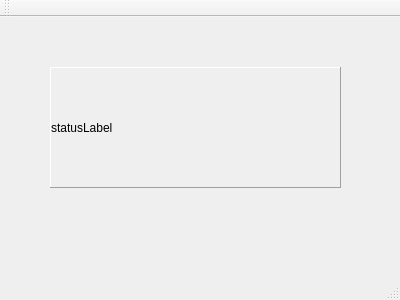
<?xml version="1.0" encoding="UTF-8"?>
<ui version="4.0">
 <class>MainWindow</class>
 <widget class="QMainWindow" name="MainWindow">
  <property name="geometry">
   <rect>
    <x>0</x>
    <y>0</y>
    <width>400</width>
    <height>300</height>
   </rect>
  </property>
  <property name="windowTitle">
   <string>MainWindow</string>
  </property>
  <widget class="QWidget" name="centralWidget">
   <widget class="QLabel" name="label">
    <property name="geometry">
     <rect>
      <x>50</x>
      <y>50</y>
      <width>291</width>
      <height>121</height>
     </rect>
    </property>
    <property name="frameShape">
     <enum>QFrame::Panel</enum>
    </property>
    <property name="frameShadow">
     <enum>QFrame::Raised</enum>
    </property>
    <property name="text">
     <string>statusLabel</string>
    </property>
    <property name="alignment">
     <set>Qt::AlignJustify|Qt::AlignVCenter</set>
    </property>
    <property name="wordWrap">
     <bool>true</bool>
    </property>
   </widget>
  </widget>
  <widget class="QMenuBar" name="menuBar">
   <property name="geometry">
    <rect>
     <x>0</x>
     <y>0</y>
     <width>400</width>
     <height>17</height>
    </rect>
   </property>
  </widget>
  <widget class="QToolBar" name="mainToolBar">
   <attribute name="toolBarArea">
    <enum>TopToolBarArea</enum>
   </attribute>
   <attribute name="toolBarBreak">
    <bool>false</bool>
   </attribute>
  </widget>
  <widget class="QStatusBar" name="statusBar"/>
 </widget>
 <layoutdefault spacing="6" margin="11"/>
 <resources/>
 <connections/>
</ui>
